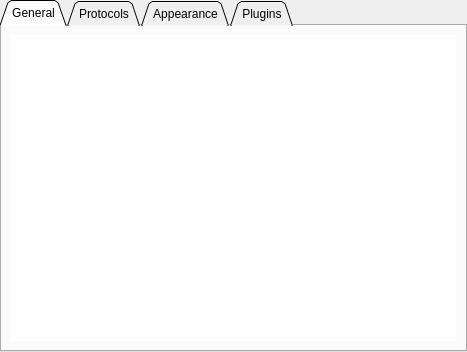
<?xml version="1.0" encoding="UTF-8"?>
<ui version="4.0">
 <class>MobileSettingsDialog</class>
 <widget class="QWidget" name="MobileSettingsDialog">
  <property name="geometry">
   <rect>
	<x>0</x>
	<y>0</y>
	<width>467</width>
	<height>352</height>
   </rect>
  </property>
  <property name="windowTitle">
   <string>qutIM Settings</string>
  </property>
  <layout class="QGridLayout" name="gridLayout">
   <property name="margin">
	<number>0</number>
   </property>
   <property name="spacing">
	<number>0</number>
   </property>
   <item row="0" column="0">
	<widget class="QTabWidget" name="tabWidget">
	 <property name="tabShape">
	  <enum>QTabWidget::Triangular</enum>
	 </property>
	 <property name="currentIndex">
	  <number>0</number>
	 </property>
	 <property name="documentMode">
	  <bool>false</bool>
	 </property>
	 <widget class="QWidget" name="tabWidgetPage1">
	  <attribute name="title">
	   <string>General</string>
	  </attribute>
	  <layout class="QVBoxLayout" name="verticalLayout">
	   <item>
		<widget class="QListWidget" name="generalListWidget">
		 <property name="frameShape">
		  <enum>QFrame::NoFrame</enum>
		 </property>
		</widget>
	   </item>
	  </layout>
	 </widget>
	 <widget class="QWidget" name="tabWidgetPage2">
	  <attribute name="title">
	   <string>Protocols</string>
	  </attribute>
	  <layout class="QGridLayout" name="gridLayout_2">
	   <item row="0" column="0">
		<widget class="QListWidget" name="protocolListWidget">
		 <property name="frameShape">
		  <enum>QFrame::NoFrame</enum>
		 </property>
		</widget>
	   </item>
	  </layout>
	 </widget>
	 <widget class="QWidget" name="tabWidgetPage3">
	  <attribute name="title">
	   <string>Appearance</string>
	  </attribute>
	  <layout class="QGridLayout" name="gridLayout_3">
	   <item row="0" column="0">
		<widget class="QListWidget" name="appearanceListWidget">
		 <property name="frameShape">
		  <enum>QFrame::NoFrame</enum>
		 </property>
		</widget>
	   </item>
	  </layout>
	 </widget>
	 <widget class="QWidget" name="tabWidgetPage4">
	  <attribute name="title">
	   <string>Plugins</string>
	  </attribute>
	  <layout class="QGridLayout" name="gridLayout_4">
	   <item row="0" column="0">
		<widget class="QListWidget" name="pluginListWidget"/>
	   </item>
	  </layout>
	 </widget>
	</widget>
   </item>
  </layout>
 </widget>
 <resources/>
 <connections/>
</ui>
